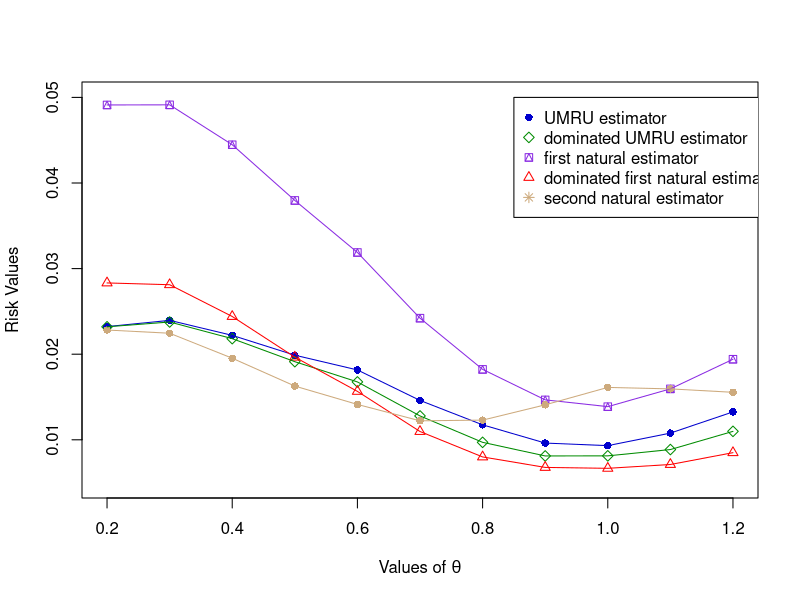

Recreate this plot in R.
set.seed(54)


### CREATING THE SAMPLES ###

# CHARACTERISTICS OF SAMPLES
n1 <- 5
n2 <- 4
theta1 <- 10

theta <- c()
risk_umru <- c()
risk_umru_dom <- c()
risk_natural_1 <- c()
risk_natural_1_dom <- c()
risk_natural_2 <- c()

for (j in 2:12)
{
  theta2 <- j
  theta[j] <- (theta2/theta1)
  
  loss_umru <- c()
  loss_umru_dom <- c()
  loss_natural_1 <- c()
  loss_natural_1_dom <- c()
  loss_natural_2 <- c()
  
  for (i in 1:25000)
  {
    # SIMULATING SAMPLES
    sample1 <- c(runif(n1, 0, theta1))
    sample2 <- c(runif(n2, 0, theta2))
    
    
    ### CALCULATION OF VARIOUS ESTIMATORS ###
    
    if (n1<=n2)
    {
      a_star <- (((n1+n2)/(2*n2))^(1/n1))
    } else
    {
      a_star <- (((2*n1)/(n1+n2))^(1/n2))
    }
    X1 <- max(sample1)
    X2 <- max(sample2)
    if (X1> (a_star*X2))
    {
      theta_selected <- theta1
      est_umru <- ((n1*X1)/((n1-1)+((a_star*X2/X1)^n1)))
      phi_star <- ((n1+n2)/(n1+n2-1))
      psi_U <- (n1/((n1-1)+((a_star*X2/X1)^n1)))
      est_natural_1 <- X1
      est_natural_2 <- (n1*X1/(n1-1))
    } else
    {
      theta_selected <- theta2
      est_umru <- ((n2*X2)/((n2-1)+((X1/(X2*a_star))^n2)))
      phi_star <- ((n1+n2)*(X2/X1)/(n1+n2-1))
      psi_U <- (n2*X2/X1)/((n2-1)+((X1/(a_star*X2))^n2))
      est_natural_1 <- X2
      est_natural_2 <- (n2*X2/(n2-1))
    }
    
    est_umru_dom <- (X1 * (max(phi_star, psi_U)))
    est_natural_1_dom <- ((n1+n2)*est_natural_1/(n1+n2-1))
    
    
    ### CALCULATING LOSSES OF VARIOUS ESTIMATORS ###
    loss_umru[i] <- ((theta_selected/est_umru)-(log(theta_selected/est_umru))-1)
    loss_umru_dom[i] <- ((theta_selected/est_umru_dom)-(log(theta_selected/est_umru_dom))-1)
    loss_natural_1[i] <- ((theta_selected/est_natural_1)-(log(theta_selected/est_natural_1))-1)
    loss_natural_1_dom[i] <- ((theta_selected/est_natural_1_dom)-(log(theta_selected/est_natural_1_dom))-1)
    loss_natural_2[i] <- ((theta_selected/est_natural_2)-(log(theta_selected/est_natural_2))-1)
  }
  
  
  ### CALCULATING RISKS ###
  risk_umru[j] <- mean(loss_umru)
  risk_umru_dom[j] <- mean(loss_umru_dom)
  risk_natural_1[j] <- mean(loss_natural_1)
  risk_natural_1_dom[j] <- mean(loss_natural_1_dom)
  risk_natural_2[j] <- mean(loss_natural_2)
}

theta <- theta[-1]
risk_umru <- risk_umru[-1]
risk_umru_dom <- risk_umru_dom[-1]
risk_natural_1 <- risk_natural_1[-1]
risk_natural_1_dom <- risk_natural_1_dom[-1]
risk_natural_2 <- risk_natural_2[-1]

cat("\n",
    "theta= (", theta, ")\n",
    "Risks of UMRU estimator= (", risk_umru, ")\n",
    "Risks of DOMINATED UMRU estimator= (", risk_umru_dom, ")\n",
    "Risks of FIRST NATURAL estimator= (", risk_natural_1, ")\n",
    "Risks of DOMINATED FIRST NATURAL estimator= (", risk_natural_1_dom, ")\n",
    "Risks of SECOND NATURAL estimator= (", risk_natural_2, ")\n"
)


### PLOTTING COMPARISON ###
matplot(theta, cbind(risk_umru, risk_umru_dom, risk_natural_1, risk_natural_1_dom, risk_natural_2),
        xlim = c(0.2, 1.2), ylim = c(0.005, 0.05), xlab = expression(paste("Values of ", theta)), ylab = "Risk Values",
        pch = c(16, 5, 14, 2), col = c("blue3", "green4", "blueviolet", "red", "burlywood3"))
legend(0.85, 0.05, legend = c("UMRU estimator", "dominated UMRU estimator", "first natural estimator",
                             "dominated first natural estimator", "second natural estimator"),
       pch = c(16, 5, 14, 2, 8), col = c("blue3", "green4", "blueviolet", "red", "burlywood3"))
lines(theta, risk_umru, xlim = range(theta), ylim = range(risk_umru), col = "blue3", pch = 16)
lines(theta, risk_umru_dom, xlim = range(theta), ylim = range(risk_umru), col = "green4", pch = 5)
lines(theta, risk_natural_1, xlim = range(theta), ylim = range(risk_umru), col = "blueviolet", pch = 14)
lines(theta, risk_natural_1_dom, xlim = range(theta), ylim = range(risk_umru), col = "red", pch = 2)
lines(theta, risk_natural_2, xlim = range(theta), ylim = range(risk_umru), col = "burlywood3", pch = 8)
